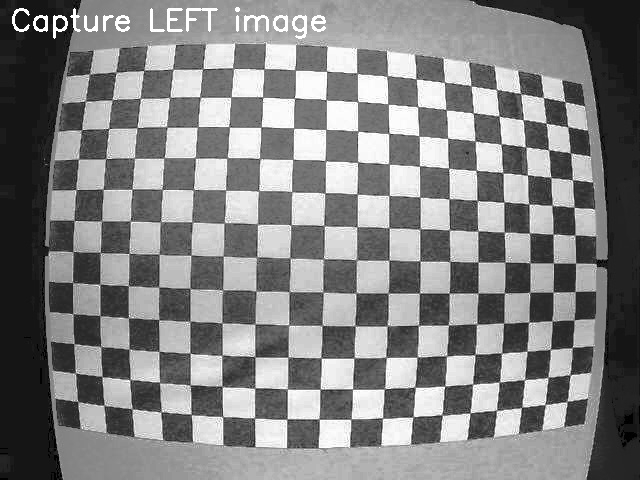
#> input picture calibration_images/left/left_00.jpg, 640 x 480 px, found by its file name
$ jupyter execute --allow-errors development.ipynb   (older library calls are emulated)
#> lines starting #> are read from the running program, lines starting #| are printed output that depends on the picture; after the words box and inside, x2 and y2 are one past the last pixel; in counts of white or black regions, pixels touching at a corner belong together
#> further down, frame is the input picture: shape (480, 640, 3); min 0, max 255, mean 130.7
### utility/stereo_utils.py
#stereo_utils.py
from datetime import datetime
import json
import os
import cv2
import numpy as np

# ===== Operation Critical functions =====

# [28 lines left out: functions OpenCam, LoJ, UpJ, not called in this run]

def Split_Stereo_Frame(frame):
    height, width = frame.shape[:2]
#> height = 480; width = 640
    mid = width // 2
#> mid = 320
    left = frame[:, :mid]
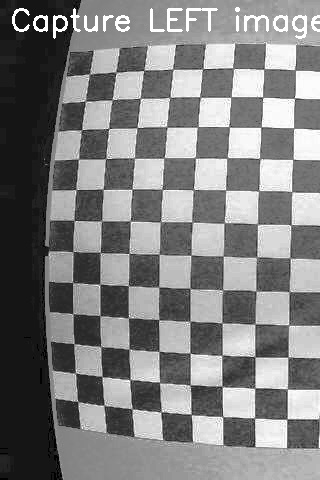
#> left: shape (480, 320, 3); min 0, max 255, mean 127.4
    right = frame[:, mid:]
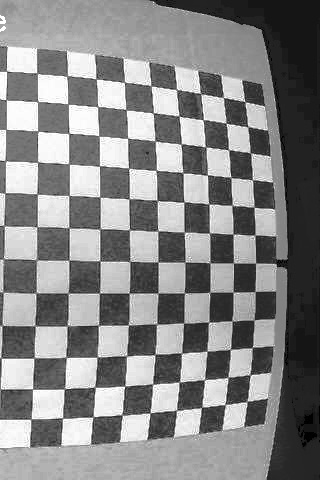
#> right: shape (480, 320, 3); min 0, max 255, mean 134
    return left, right

# [12 lines left out: functions load_calibration, Current, not called in this run]

def Convert_to_Grayscale(frame):
    return cv2.cvtColor(frame, cv2.COLOR_BGR2GRAY)

# [27 lines left out: function Edge, not called in this run]

### development.ipynb
[cell 1]
# --- [1] Imports and Setup ---
import matplotlib.pyplot as plt
import cv2
import numpy as np
import json
import os
from utility import stereo_utils as su

# %matplotlib inline

[cell 2]
# --- [2] Global Variables ---
JSON_PATH = "development_calibration.json"
CHESSBOARD_SIZE = (18, 12)
FRAME_WIDTH = 1280
FRAME_HEIGHT = 480
IMG_SOURCE = "development/left/left_00.jpg"  # Change if needed

[cell 3]
# --- [3] Load and Show Raw Stereo Image ---
frame = cv2.imread(IMG_SOURCE)
frame_rgb = cv2.cvtColor(frame, cv2.COLOR_BGR2RGB)  # Convert for matplotlib

plt.figure(figsize=(12,6))
plt.title("Raw Stereo Image")
plt.imshow(frame_rgb)
plt.axis('off')
plt.show()

[cell 4]
# --- [4] Preprocessing: Split and Grayscale ---
frame = cv2.imread(IMG_SOURCE)
left_img, right_img = su.Split_Stereo_Frame(frame)

left_img = su.Convert_to_Grayscale(left_img)
right_img = su.Convert_to_Grayscale(right_img)

# left_img = cv2.equalizeHist(left_img)
# right_img = cv2.equalizeHist(right_img)

# Show split images
fig, axes = plt.subplots(1, 2, figsize=(16,6))
axes[0].imshow(left_img, cmap='gray')
axes[0].set_title('Left Image (Grayscale)')
axes[0].axis('off')
axes[1].imshow(right_img, cmap='gray')
axes[1].set_title('Right Image (Grayscale)')
axes[1].axis('off')
plt.show()
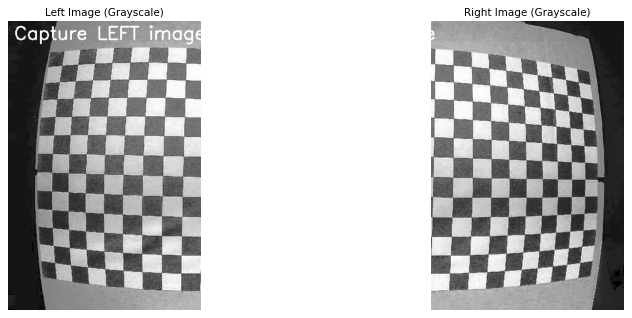
#> figure drawn by matplotlib, 2 panels

[cell 5]
# --- [5] Detect Chessboard Corners ---
ret_l, corners_l = cv2.findChessboardCorners(left_img, CHESSBOARD_SIZE, None)
#> ret_l = False; corners_l = None
ret_r, corners_r = cv2.findChessboardCorners(right_img, CHESSBOARD_SIZE, None)
#> ret_r = False; corners_r = None

# Draw detected corners
left_with_corners = cv2.drawChessboardCorners(left_img.copy(), CHESSBOARD_SIZE, corners_l, ret_l)
right_with_corners = cv2.drawChessboardCorners(right_img.copy(), CHESSBOARD_SIZE, corners_r, ret_r)

# --- Save images to /development/ folder ---
save_folder = "development"
os.makedirs(save_folder, exist_ok=True)  # Create the folder if it doesn't exist

left_save_path = os.path.join(save_folder, "left_with_corners.png")
right_save_path = os.path.join(save_folder, "right_with_corners.png")

cv2.imwrite(left_save_path, left_with_corners)
cv2.imwrite(right_save_path, right_with_corners)

print(f"Saved Left Chessboard Corners Image at: {left_save_path}")
print(f"Saved Right Chessboard Corners Image at: {right_save_path}")

# --- Show images inline ---
fig, axes = plt.subplots(1, 2, figsize=(16,6))
axes[0].imshow(left_with_corners, cmap='gray')
axes[0].set_title('Left Image with Corners')
axes[0].axis('off')

axes[1].imshow(right_with_corners, cmap='gray')
axes[1].set_title('Right Image with Corners')
axes[1].axis('off')

plt.show()

[cell 6]
# --- [6] Stereo Calibration ---
objp = np.zeros((CHESSBOARD_SIZE[0]*CHESSBOARD_SIZE[1], 3), np.float32)
objp[:, :2] = np.mgrid[0:CHESSBOARD_SIZE[0], 0:CHESSBOARD_SIZE[1]].T.reshape(-1, 2)
objpoints = [objp]
imgpoints_left = [corners_l]
imgpoints_right = [corners_r]
image_size = left_img.shape[::-1]
#> image_size = (320, 480)

criteria = (cv2.TERM_CRITERIA_EPS + cv2.TERM_CRITERIA_MAX_ITER, 100, 1e-5)
flags = 0  # No CALIB_FIX_INTRINSIC

#> (the rest of this cell did not finish here and is left out)

#> (a cell that did not finish here is left out)

[cell 8]
# --- [8] Undistort and Rectify Images ---
def draw_scanlines(img, color=(0,255,0), interval=40):
#> called with color = (0, 255, 0), interval = 40
    img_color = cv2.cvtColor(img, cv2.COLOR_GRAY2BGR)
    for y in range(0, img.shape[0], interval):
        cv2.line(img_color, (0,y), (img.shape[1],y), color, 1)
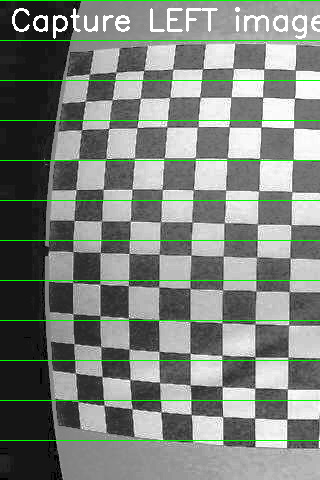
#> img_color: shape (480, 320, 3); 2.5% of pixels changed, all inside (x1, y1, x2, y2) = (0, 0, 320, 441)
    return img_color

[cell 9]
# --- [7] Prepare Images with Scanlines ---
left_img_sc = draw_scanlines(left_img)
right_img_sc = draw_scanlines(right_img)
#> call 2 of draw_scanlines, with color = (0, 255, 0), interval = 40
#> after the loop in draw_scanlines (call 2), `for y in range(0, img.shape[0], interval):`:
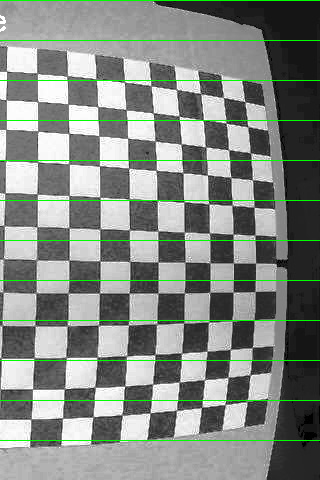
#> img_color: shape (480, 320, 3); 2.5% of pixels changed, all inside (x1, y1, x2, y2) = (0, 0, 320, 441)

# --- [8] Undistort and Rectify without Cropping ---
h, w = left_img.shape  # (height, width)
#> h = 480; w = 320

#> (the rest of this cell did not finish here and is left out)

$ run again, with calibration_images/left/left_cal_0.jpg copied over calibration_images/left/left_00.jpg
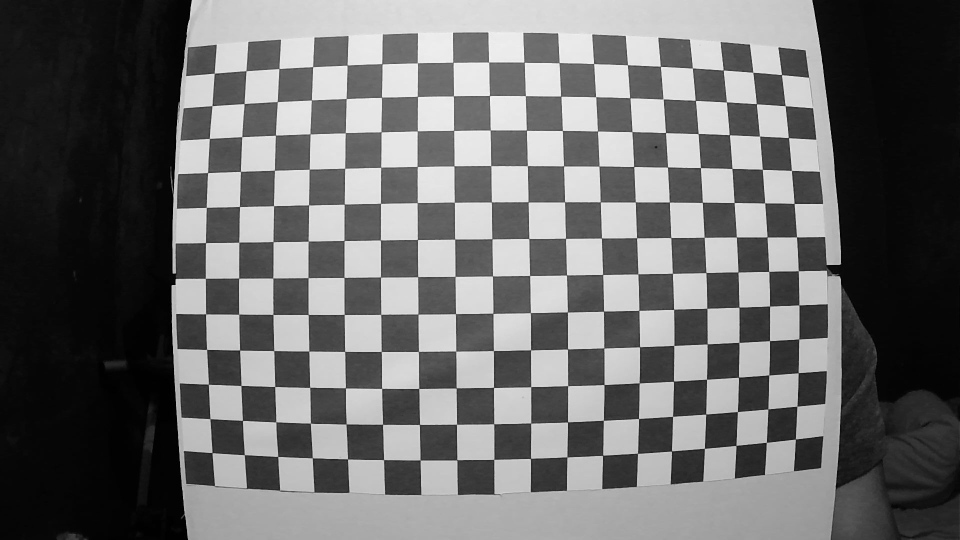
#> input picture calibration_images/left/left_cal_0.jpg, 1920 x 1080 px, found by its file name (shown at 1/2 size)
#> frame is the input picture: shape (1080, 1920, 3); min 0, max 255, mean 107.6
#> ret_l = False; corners_l = None
#> ret_r = False; corners_r = None
#> after the loop in draw_scanlines, `for y in range(0, img.shape[0], interval):`:
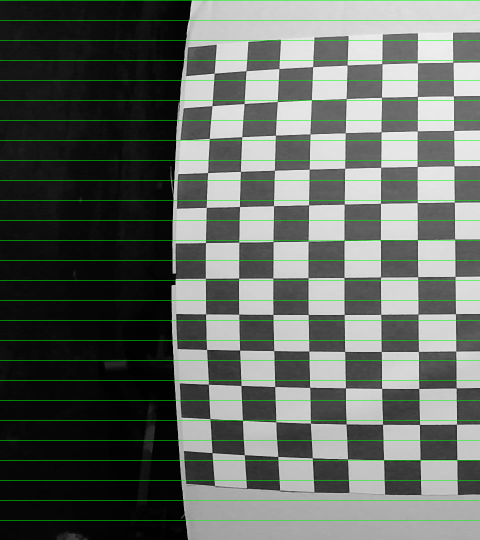
#> img_color: shape (1080, 960, 3) (shown at 1/2 size); mean B, G, R 97.3, 103.6, 97.3
#> after the loop in draw_scanlines (call 2), `for y in range(0, img.shape[0], interval):`:
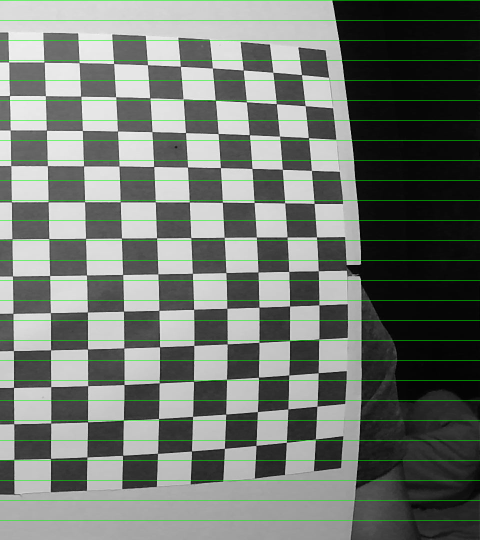
#> img_color: shape (1080, 960, 3) (shown at 1/2 size); mean B, G, R 112.5, 118.9, 112.5

$ run again, with calibration_images/left/left_cal_1.jpg copied over calibration_images/left/left_00.jpg
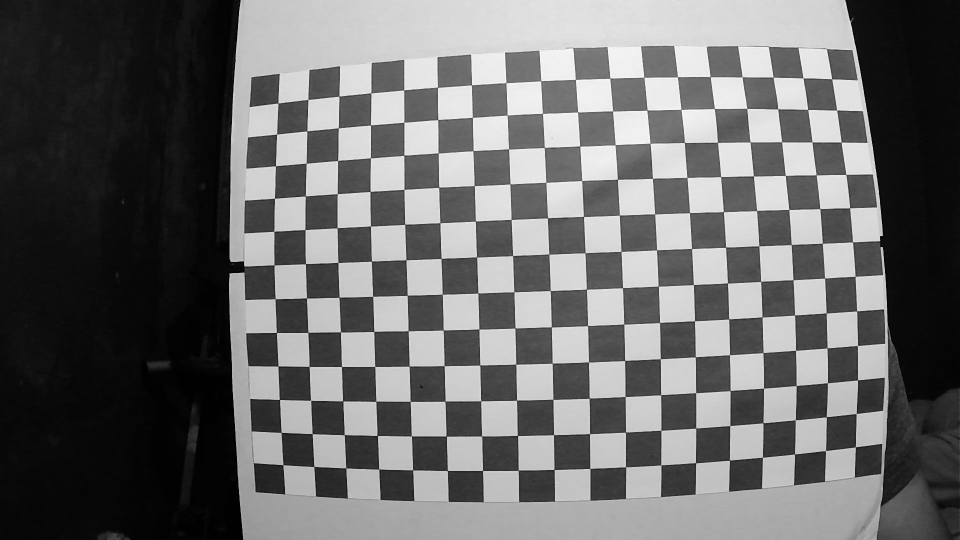
#> input picture calibration_images/left/left_cal_1.jpg, 1920 x 1080 px, found by its file name (shown at 1/2 size)
#> frame is the input picture: shape (1080, 1920, 3); min 0, max 255, mean 107.2
#> ret_l = False; corners_l = None
#> ret_r = False; corners_r = None
#> after the loop in draw_scanlines, `for y in range(0, img.shape[0], interval):`:
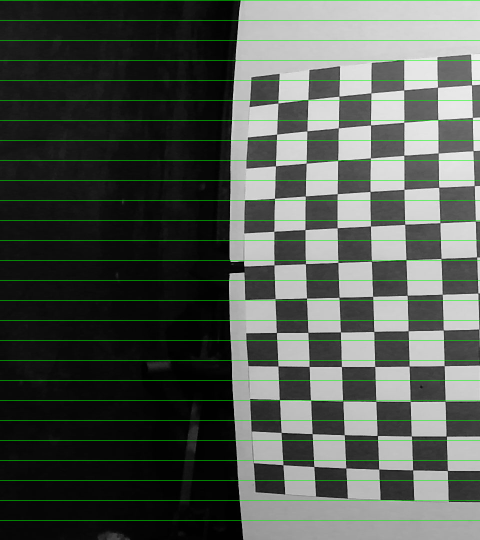
#> img_color: shape (1080, 960, 3) (shown at 1/2 size); mean B, G, R 79.7, 86.1, 79.7
#> after the loop in draw_scanlines (call 2), `for y in range(0, img.shape[0], interval):`:
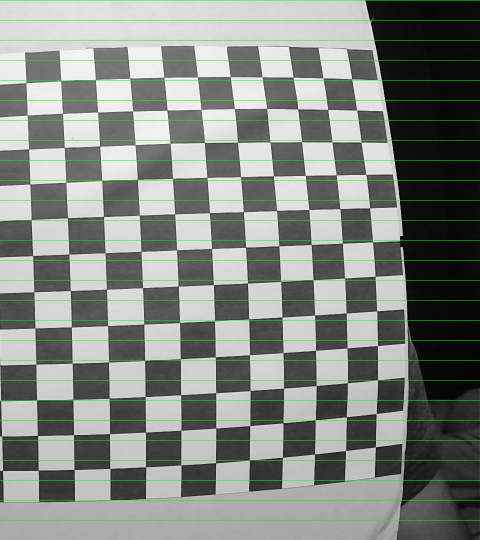
#> img_color: shape (1080, 960, 3) (shown at 1/2 size); mean B, G, R 129.4, 135.8, 129.4
